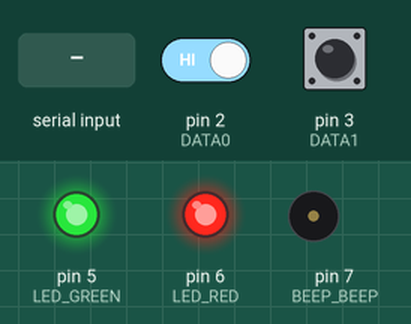
Simulated run of this sketch. Board: Arduino Uno, built with avr-gcc and run on an emulated ATmega328P. Parts: output pins drawn as LEDs (lit = HIGH), buzzer (waves = sounding, pin HIGH). Inputs (shaded band) come from the test bench; at power-on: pin 2 (DATA0) HIGH, pin 3 (DATA1) HIGH. What the sketch prints to the serial monitor is not drawn.

Above: at 0.1 s.
At 9.7 s:
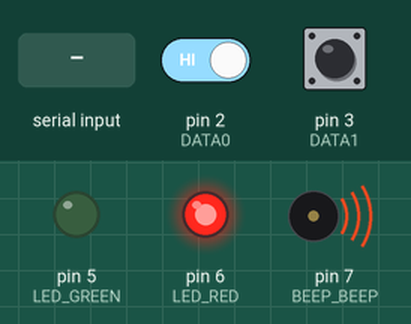
9.8 s: pin 2 (DATA0) driven LOW
At 10.2 s:
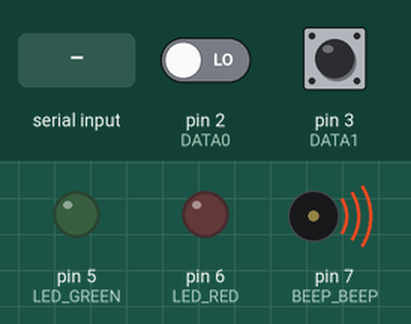
11.3 s: byte 5 (5) received over Serial
Timing chart, 0 to 14.3 s (numbered marks = the images above; inputs shaded):
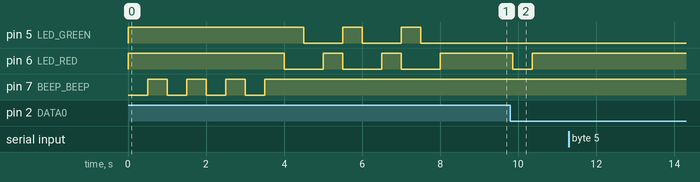

Measured:
- after the input at 9.8 s, pin 6 (LED_RED): HIGH → LOW after 0.06 s, → HIGH 0.50 s later
- after the input at 11.3 s, every drawn part: stays the same

The sketch:

RFIDv2.ino
```cpp
//Setup Pins
int DATA0 = 2;
int DATA1 = 3;
int LED_GREEN = 5;
int LED_RED = 6;
int BEEP_BEEP = 7;

void setup() {
  //Set Pinmodes
  pinMode(LED_RED, OUTPUT);
  pinMode(LED_GREEN, OUTPUT);
  pinMode(BEEP_BEEP, OUTPUT);
  pinMode(DATA0, INPUT);     // DATA0 (INT0)
  pinMode(DATA1, INPUT);     // DATA1 (INT1)
  //Set Initial Values
  digitalWrite(BEEP_BEEP, HIGH); // High = off
  digitalWrite(LED_RED, HIGH); // High = off
  digitalWrite(LED_GREEN, HIGH); // High = off

  //Bind interupt functions
  attachInterrupt(0, ISR_INT0, FALLING);
  attachInterrupt(1, ISR_INT1, FALLING);

  //Open Serial Communication
  Serial.begin(9600);

  TestBeep(500);
  TestLED(500);
  InitRFID();
}

void loop() {

  // put your main code here, to run repeatedly:
  bool hasValue = false;
  unsigned long facility = 0;
  unsigned long card = 0;

  hasValue = CheckForData(facility, card);
  if (hasValue)
  {
      SetLED_Orange();

      Serial.write(2);
      Serial.print(facility);
      Serial.print(":");
      Serial.print(card);
      Serial.write(3);

      delay(500);
      SetLED_Green();
  }


  if (Serial.available() > 0) {
    int incomingByte = Serial.read();

    if (incomingByte == 5)  // Keep alive Inquiry
      Serial.write(6);      // Keep alive Ack Response
  }


}
```

Beep.ino
```cpp
void TestBeep(int duration)
{
  for (int i=0; i<4; i++)
  {
    Beep(duration);
    delay(duration);
  }
}
void Beep(int duration)
{
  digitalWrite(BEEP_BEEP, LOW);
  delay(duration);
  digitalWrite(BEEP_BEEP, HIGH);
}
```

LED.ino
```cpp
void TestLED(int duration)
{
  for (int i = 0; i<3; i++)
  {
    SetLED_Red();
    delay(duration);
    SetLED_Orange();
    delay(duration);
    SetLED_Green();
    delay(duration);
  }
}

void SetLED_Red()
{
  digitalWrite(LED_RED, LOW);  // Red On
  digitalWrite(LED_GREEN, HIGH);  // Green Off
}
void SetLED_Green()
{
  digitalWrite(LED_RED, HIGH);  // Red Off
  digitalWrite(LED_GREEN, LOW);  // Green On
}
void SetLED_Orange()
{
  digitalWrite(LED_RED, LOW);  // Red On
  digitalWrite(LED_GREEN, LOW);  // Green On
}
void SetLED_Off()
{
  digitalWrite(LED_RED, HIGH);  // Red On
  digitalWrite(LED_GREEN, HIGH);  // Green On
}
```

RFID.ino
```cpp
//This code is designed to work with WEIGAND RFID Devices

#define MAX_BITS 100                 // max number of bits
#define WAIT_COUNTER  3000      // time to wait for another weigand pulse.

unsigned char databits[MAX_BITS];   // data buffer
unsigned char bitCount;             // Buffer Size
unsigned char flagDone;             // indicates no more data is incomming.
unsigned int wait_counter;          // countdown until we assume there are no more bits
unsigned long facilityCode=0;       // rfid card facility
unsigned long cardCode=0;           // rfid card code


void InitRFID()
{
  wait_counter = WAIT_COUNTER;
}

// interrupt that happens when Interrupt 0 goes low (0 bit)
void ISR_INT0() {
  ReceiveBit(0);
}
// interrupt that happens when Interrupt 1 goes low (1 bit)
void ISR_INT1() {
  ReceiveBit(1);
}
void ReceiveBit( char value) {

  if (value == 1)
     databits[bitCount] = 1;

  //Serial.print(value);
  bitCount++;
  flagDone = 0;
  wait_counter = WAIT_COUNTER;
}
bool CheckForData(unsigned long &facility, unsigned long &card)
{
  facility = 0;
  card = 0;

  // Wait to make sure there is no more incomming data
  if (!flagDone) {
    if (--wait_counter == 0)
      flagDone = 1;
  }

    // if we have bits and we the weigand counter went out
  if (bitCount > 0 && flagDone) {
    unsigned char i;

    switch(bitCount){
      case 35: // 35 bit HID Corporate 1000 format - facility code = bits 2 to 14

        for (i=2; i<14; i++) {
         facilityCode <<=1;
         facilityCode |= databits[i];
        }

        // card code = bits 15 to 34
        for (i=14; i<34; i++) {
           cardCode <<=1;
           cardCode |= databits[i];
        }

        break;
      case 26: // standard 26 bit format - facility code = bits 2 to 9

        for (i=1; i<9; i++) {
           facilityCode <<=1;
           facilityCode |= databits[i];
        }

        // card code = bits 10 to 23
        for (i=9; i<25; i++) {
           cardCode <<=1;
           cardCode |= databits[i];
        }

        break;
    }

    facility = facilityCode;
    card = cardCode;

    // CleanUp
    bitCount = 0;
    facilityCode = 0;
    cardCode = 0;
    for (i=0; i<MAX_BITS; i++)
      databits[i] = 0;

    return true;
  }
  return false;
}
```
